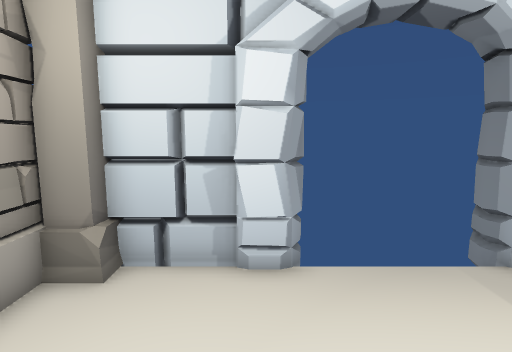
view 1 (above)

12 first-person views from a walk through a 3-D level made in the Unity game engine. The camera is 1.5 m above the floor, tilts 8° down and sees 80° across. The floor is counted in squares, 0.5 m on a side. Each view is taken from the middle of a square. On the plan, view 1 faces up. The plan holds only what a view shows up to about 20 squares ahead; the rest is blank. The player is left out. Door leaves are left out, so doorways stand open.

view 2
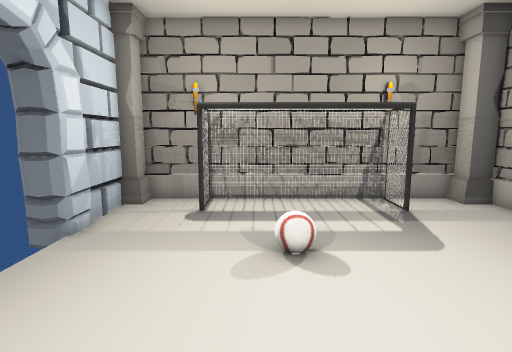

view 3
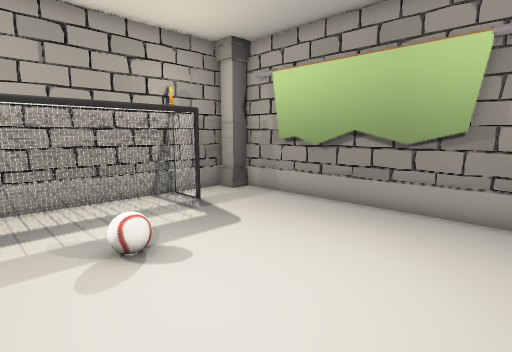

view 4
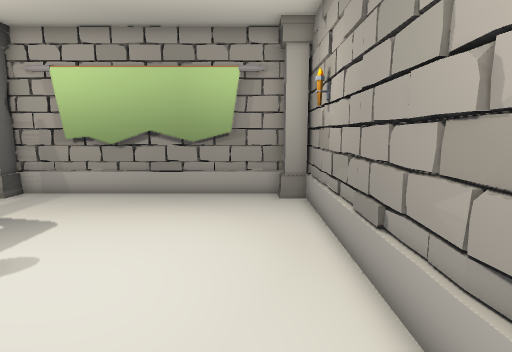

view 5
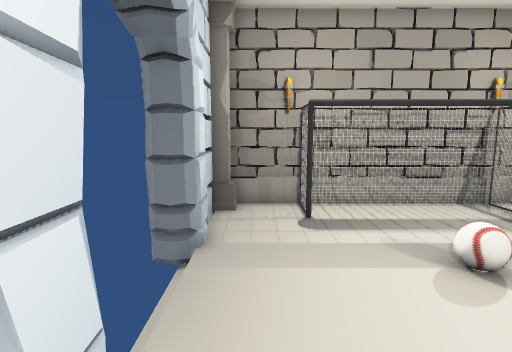

view 6
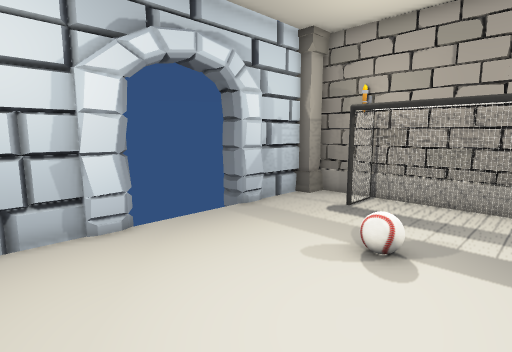

view 7
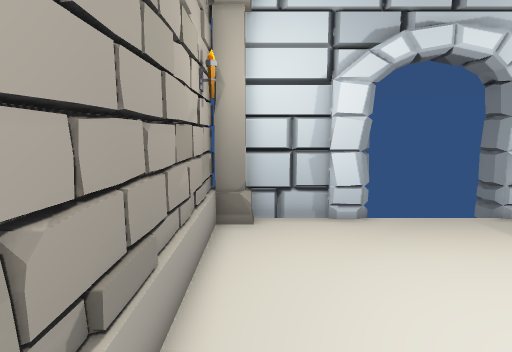

view 8
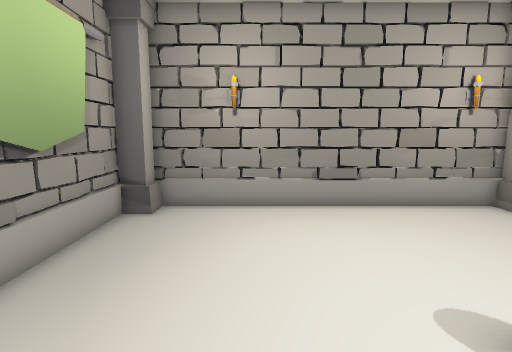

view 9
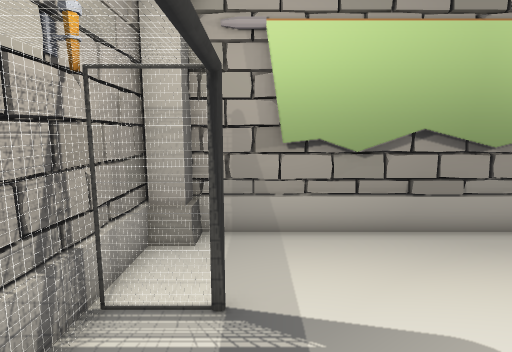

view 10
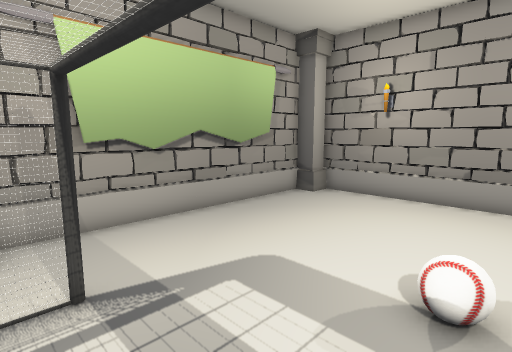

view 11
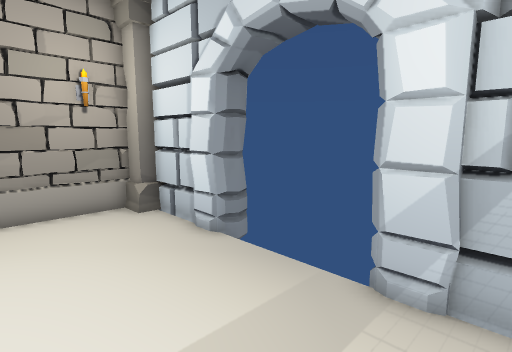

view 12
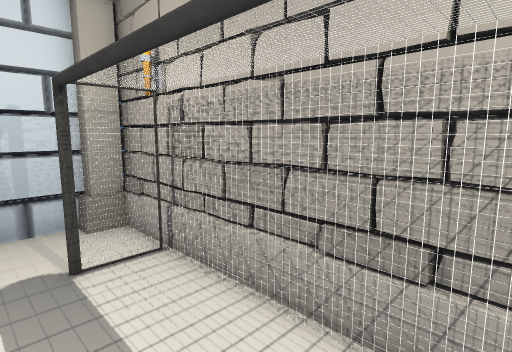

### Floor plan
Points are (right, up) in squares from view 1. A wall is a line through its corners. A room is listed if a view was taken in it or the views show most of it. See-through windows are left out.
Room 1 (views 1, 2, 3, 4, 5, 6, 7, 8, 9, 10, 11, 12)
walls: (0.8, 6.5) (0.4, 6.3); (5.6, 6.4) (5.5, 6.9); (0.8, 6.6) (0.3, 6.4); (5.8, 6.4) (5.4, 6.8); (-0.4, 6.7) (-3.4, 6.7); (1.1, 7.2) (0.8, 6.6) (0.5, 6.4) (-0.3, 6.4); (-1.5, 6.6) (-1.7, 7) (-1.9, 6.6); (6.9, 7) (6.9, 6.4) (5.7, 6.4); (-1.7, 7) (-1.9, 6.7); (-3.4, -9) (9.5, -9); (10, 6.7) (6.9, 6.7); (-3.5, -9.2) (9.5, -9.2); (-4.5, 6.5) (-4.5, -9); (10.9, -8.1) (10.9, 6.1); (11.1, -8.6) (11.1, 6.5)
low walls: (5.7, 6.4) (5.4, 7.5); (1.1, 7.3) (0.8, 6.6); (-1.9, 6.6) (-2.2, 7) (-2.3, 6.7); (8.6, 6.6) (8.4, 7) (8, 6.7); (-4.3, 5.5) (-4.3, -7.5)
ways out: open door at (3, 7)
objects: other object (-4, -9) to (-3, -8); other object (-4, 6) to (-3, 7); other object (9, -5); other object (9, 3); other object (10, -9) to (10, -8); other object (10, 6)

Where each view was taken, in squares from view 1:
view 1: 0 up, 0 right, facing up
view 2: 1 up, 3 left, facing right
view 3: 3 up, 3 left, facing down-right
view 4: 6 up, 2 left, facing down
view 5: 5 up, 2 left, facing right
view 6: 3 down, 3 left, facing up-right
view 7: 4 down, 3 left, facing up
view 8: 4 down, 8 right, facing left
view 9: 0 up, 8 right, facing down
view 10: 1 up, 10 right, facing down-left
view 11: 1 up, 8 right, facing up-left
view 12: 4 down, 7 right, facing up-right
